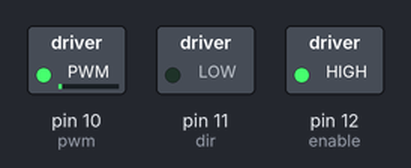
Bench run of a sketch on a simulated Arduino Uno, built with avr-gcc and run on an emulated ATmega328P. Parts: switched loads named in the sketch (green lamp = pin HIGH).

Above: at 0.15 s.
At 8.85 s:
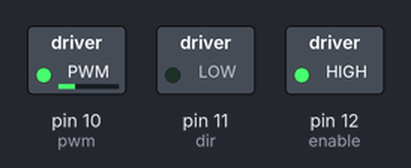
At 18.16 s:
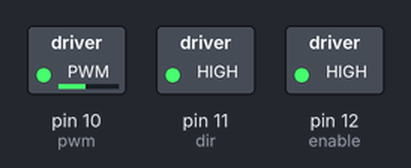
At 39.78 s:
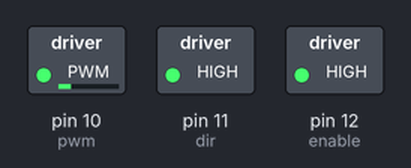
Timing chart, 0 to 40.0 s (numbered marks = the images above):
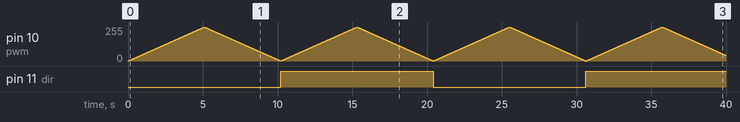

Measured:
- by itself, pin 11 (dir): LOW → HIGH at 10.2 s, → LOW 10.2 s later, → HIGH 10.2 s later

The sketch:

H_Bridge_Ramp_Demo.ino
```cpp
//H-Bridge Demo Program. Will ramp motor up and down in the forward and reverse directions
//NVE Corporation 3/17/2023

//H-Bridge Pin Definitions
#define pwm 10
#define dir 11
#define enable 12

//Ramp Speed
#define wait 20

void setup() {
  //set IO pin modes
  pinMode (pwm, OUTPUT);
  pinMode (dir, OUTPUT);
  pinMode (enable, OUTPUT);
  //Turn H-Bridge ON
  digitalWrite (enable, HIGH);
}

void loop() {
  //ramp forward up
  for (int x = 0; x < 255; x++) {
    analogWrite (pwm, x);
    digitalWrite (dir, LOW);
    delay (wait);
  }
  //ramp forward down
  for (int x = 255; x > 0; x--) {
    analogWrite (pwm, x);
    digitalWrite (dir, LOW);
    delay (wait);
  }
  //ramp reverse up
  for (int x = 0; x < 255; x++) {
    analogWrite (pwm, x);
    digitalWrite (dir, HIGH);
    delay (wait);
  }
  //ramp reverse down
  for (int x = 255; x > 0; x--) {
    analogWrite (pwm, x);
    digitalWrite (dir, HIGH);
    delay (wait);
  }
}
```
